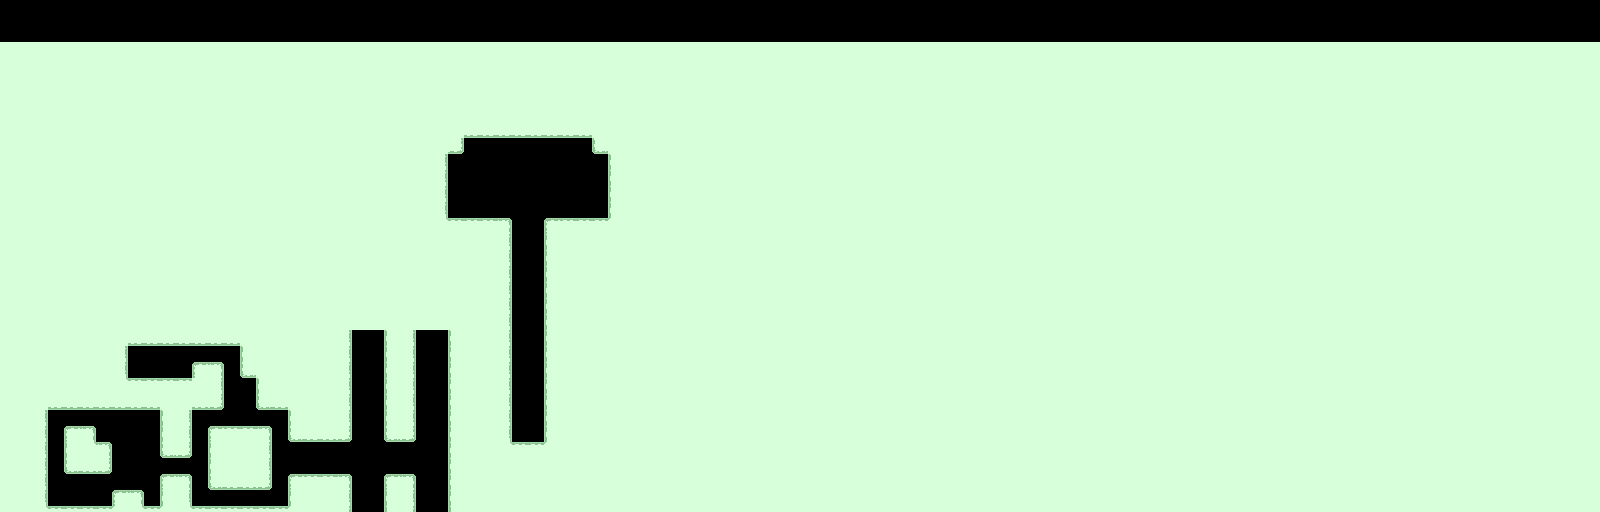

A level layout from a 2D game, rendered from its tile map. Below: a short description, then the map file with tile-grid data replaced by summaries:
An orthogonal 100x32 tile map with 16x16 px tiles, 1 tile layer (world), 2 tilesets and 1 object (derpy).

<map version="1.0" orientation="orthogonal" renderorder="right-down" width="100" height="32" tilewidth="16" tileheight="16" nextobjectid="9">
 <tileset firstgid="1" name="ground_set" tilewidth="16" tileheight="16" spacing="2" margin="2" tilecount="12" columns="6">
  <image source="tileset.png" width="110" height="38" />
  <tile id="0">
   <properties>
    <property name="name" value="top" />
   </properties>
   <objectgroup draworder="index" />
  </tile>
  <tile id="1">
   <properties>
    <property name="name" value="coll" />
   </properties>
  </tile>
  <tile id="2">
   <properties>
    <property name="name" value="coll" />
   </properties>
   <objectgroup draworder="index" />
  </tile>
  <tile id="3">
   <properties>
    <property name="name" value="coll" />
   </properties>
  </tile>
  <tile id="9">
   <properties>
    <property name="name" value="coll" />
   </properties>
  </tile>
 </tileset>
 <tileset firstgid="13" name="frog" tilewidth="16" tileheight="16" tilecount="1" columns="1">
  <image source="dat/frog_hop.png" width="16" height="16" />
 </tileset>
 <layer name="world" width="100" height="32" offsetx="0" offsety="42">
  <data>[3200 cells, 2986 non-empty, 12 distinct tile ids]</data>
 </layer>
 <objectgroup name="objects" offsetx="-2" offsety="57">
  <object id="7" name="derpy" gid="13" x="50" y="368" width="8" height="8" />
 </objectgroup>
</map>